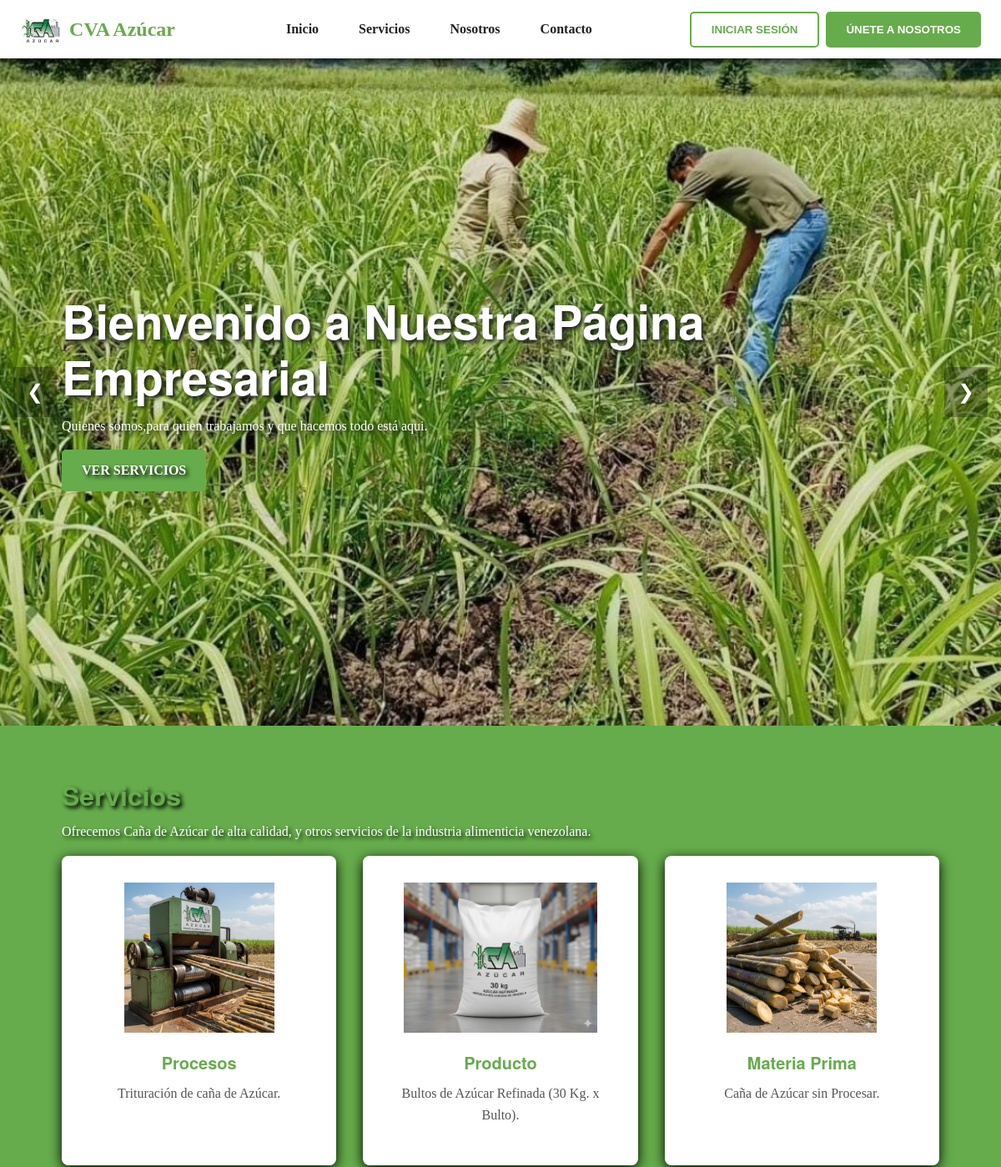
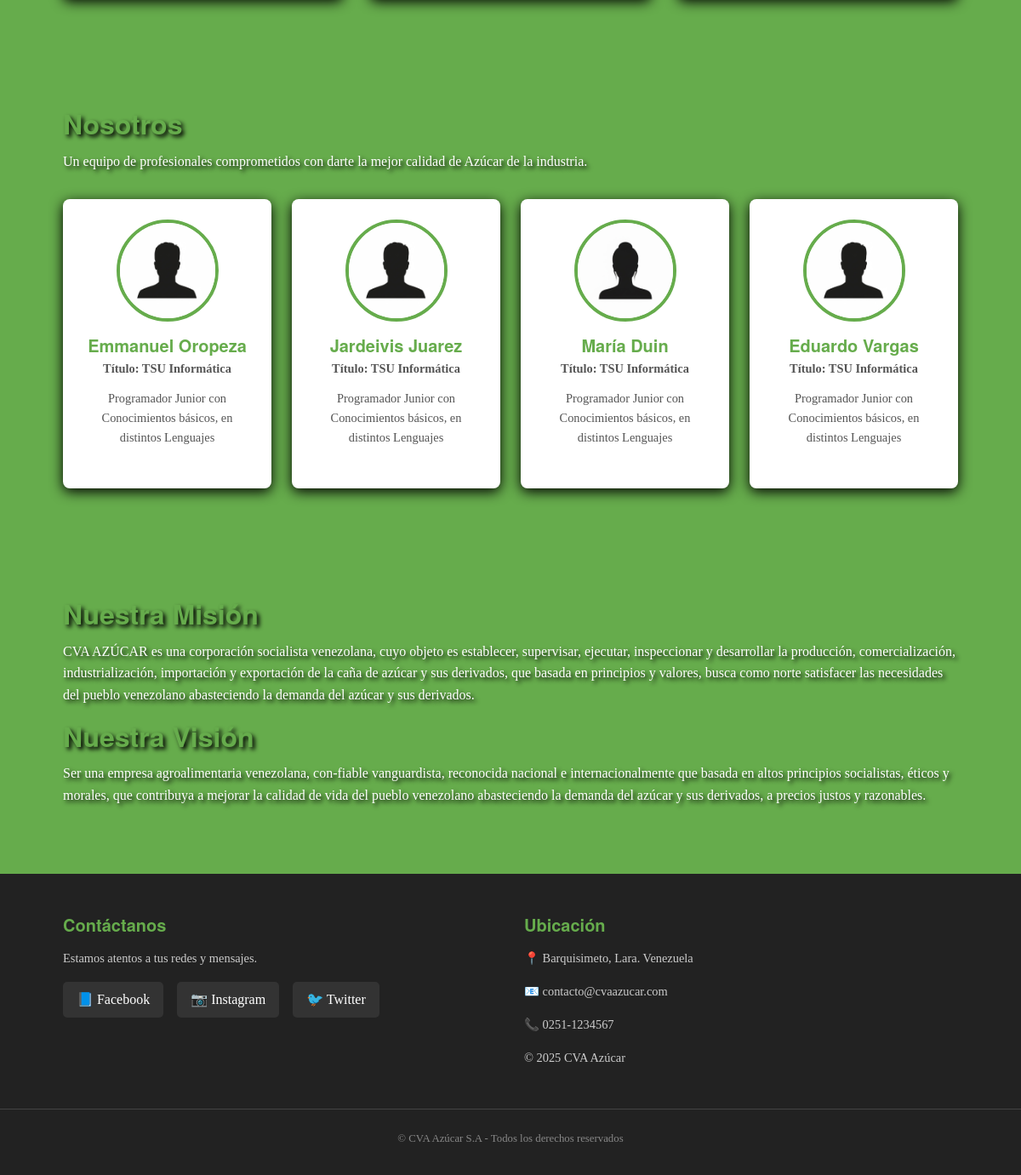
The page / on the database its author committed (2 pictures, top to bottom).
### tables this page shows
CREATE TABLE `servicios` (
  `id_servicio` int(11) NOT NULL,
  `titulo` varchar(100) NOT NULL,
  `descripcion_servicio` text DEFAULT NULL,
  `imagen_url` varchar(255) DEFAULT NULL,
  `activo` tinyint(1) DEFAULT 1
);

CREATE TABLE `configuracion_web` (
  `id_configuracion` int(11) NOT NULL,
  `color_principal` varchar(20) DEFAULT '#66AC4C',
  `color_texto_header` varchar(20) DEFAULT '#ffffff',
  `titulo_sitio` varchar(100) DEFAULT 'CVA Azúcar',
  `mision_texto` text DEFAULT NULL,
  `vision_texto` text DEFAULT NULL,
  `telefono` varchar(20) DEFAULT '0251-1234567',
  `email_contacto` varchar(50) DEFAULT 'contacto@cvaazucar.com'
);

### index.php (called while the page is built, shortened)
<?php
require_once 'modelos/ModeloServicios.php';
require_once 'modelos/ModeloConfiguracion.php';
$modeloServicios = new ModeloServicios();
$lista_servicios_publicos = $modeloServicios->obtenerServicios();
$modeloConfig = new ModeloConfiguracion();
$config = $modeloConfig->obtenerConfiguracion();
include 'vistas/home_vista.php';
?>

### db/db.php (called while the page is built, shortened)
<?php
class Conectar {
    public static function conexion() {
        $conexion = new mysqli("localhost", "root", "", "cva_azucar_db");
        $conexion->query("SET NAMES 'utf8'");
        return $conexion;
    }
}
?>

### modelos/ModeloServicios.php (called while the page is built, shortened)
<?php
require_once __DIR__ . '/../db/db.php';
class ModeloServicios {
    private $db;
    public function __construct() {
        $this->db = Conectar::conexion();
    }
    public function obtenerServicios() {
        $sql = "SELECT * FROM servicios ORDER BY id_servicio DESC";
        $resultado = $this->db->query($sql);
        $datos = [];
        if ($resultado && $resultado->num_rows > 0) {
            while ($row = $resultado->fetch_assoc()) {
                $datos[] = $row;
            }
        }
        return $datos;
    }
}
?>

### modelos/ModeloConfiguracion.php (called while the page is built, shortened)
<?php
require_once __DIR__ . '/../db/db.php';
class ModeloConfiguracion {
    private $db;
    public function __construct() {
        $this->db = Conectar::conexion();
    }
    public function obtenerConfiguracion() {
        $sql = "SELECT * FROM configuracion_web WHERE id_configuracion = 1";
        $resultado = $this->db->query($sql);
        return $resultado->fetch_assoc();
    }
}
?>

### vistas/home_vista.php (the view, shortened to what this page needs)
<!DOCTYPE html>
<html lang="es">
<head>
    <link rel="stylesheet" href="Assets/Css/Style.css">
</head>
<body>
    <header>
        <nav class="main-nav" aria-label="Menú principal">
            <section class="brand">
                <img src="Assets/Images/logo.jpeg" alt="Logo CVA Azúcar">
                <span>CVA Azúcar</span>
            </section>
            <ul class="nav-list">
                <li><a href="#inicio">Inicio</a></li>
                <li><a href="#servicios">Servicios</a></li>
                <li><a href="#nosotros">Nosotros</a></li>
                <li><a href="#contacto">Contacto</a></li>
            </ul>
            <section class="nav-iconos-derecha">
                <section class="menu-auth">
                    <?php if (isset($_SESSION['id_usuario'])) { ?>
                        <section class="profile-container">
                            <section class="profile-avatar" onclick="toggleProfileMenu()">
                                <img src="Assets/Images/Hombre.jpg" alt="Perfil">
                            </section>
                            <section class="profile-dropdown" id="profileDropdown">
                                <section class="dropdown-header">
                                    <strong><?php echo $_SESSION['nombre']; ?></strong>
                                    <span class="badge-rol">
                                        <?php echo ($_SESSION['rol'] == 1) ? 'SuperUsuario' : (($_SESSION['rol'] == 2) ? 'Admin' : 'Usuario'); ?>
                                    </span>
                                </section>
                                <hr>
                                <a href="controladores/panel.php">
                                    <i class="fas fa-columns"></i> Ir al Panel
                                </a>
                                <a href="controladores/logout.php" class="link-logout">
                                    <i class="fas fa-sign-out-alt"></i> Cerrar Sesión
                                </a>
                            </section>
                        </section>
                    <?php } else { ?>
                        <button id="btn-mostrar-login" class="btn btn-secundario">Iniciar Sesión</button>
                        <button id="btn-mostrar-registro" class="btn">Únete a nosotros</button>
                    <?php } ?>
                </section>
            </section>
        </nav>
    </header>
    <main>
        <section id="inicio" class="section hero-carrusel">
            <section class="carrusel-container">
                <section class="carrusel activo">
                    <section class="container">
                        <h1 class="text-border">Bienvenido a Nuestra Página Empresarial</h1>
                        <p class="text-border">Quienes somos,para quien trabajamos y que hacemos todo está aqui.</p>
                        <a class="btn" href="#servicios">Ver servicios</a>
                    </section>
                </section>
            </section>
            <button class="carrusel-control siguiente" aria-label="Siguiente">&#10095;</button>
            <button class="carrusel-control anterior" aria-label="Retroceder">&#10094;</button>
        </section>
        <section id="servicios" class="section">
            <section class="container">
                <h2>Servicios</h2>
                <p>Ofrecemos Caña de Azúcar de alta calidad, y otros servicios de la industria alimenticia venezolana.</p>
                <section class="cards">
                    <?php
                    if (!empty($lista_servicios_publicos)) {
                        foreach ($lista_servicios_publicos as $servicio) {
                    ?>
                        <article class="card">
                            <img src="<?php echo str_replace('../', '', $servicio['imagen_url']); ?>" alt="..." class="card-img">
                            <section class="card-content">
                                <h3><?php echo $servicio['titulo']; ?></h3>
                                <p><?php echo $servicio['descripcion_servicio']; ?></p>
                            </section>
                        </article>
                    <?php
                        }
                    } else {
                        echo "<p>No hay servicios disponibles en este momento.</p>";
                    }
                    ?>
                    </section>
            </section>
        </section>
        <section id="nosotros" class="section">
            <section class="container">
                <h2>Nosotros</h2>
                <p>Un equipo de profesionales comprometidos con darte la mejor calidad de Azúcar de la industria.</p>
                <section class="nosotros-contenedor">
                    <article class="nosotros-tarjeta">
                        <img src="Assets/Images/Hombre.jpg" alt="Emmanuel Oropeza" class="nosotros-imagen">
                        <article class="Nosotros-info">
                            <h3 class="nosotros-nombre">Emmanuel Oropeza</h3>
                            <p class="nosotros-puesto">Título: TSU Informática</p>
                            <p class="nosotros-descripcion">Programador Junior con Conocimientos básicos, en distintos Lenguajes</p>
                        </article>
                    </article>
                    <article class="nosotros-tarjeta">
                        <img src="Assets/Images/Hombre.jpg" alt="Jardeivis Juarez" class="nosotros-imagen">
                        <article class="Nosotros-info">
                            <h3 class="nosotros-nombre">Jardeivis Juarez</h3>
                            <p class="nosotros-puesto">Título: TSU Informática</p>
                            <p class="nosotros-descripcion">Programador Junior con Conocimientos básicos, en distintos Lenguajes</p>
                        </article>
                    </article>
                    <article class="nosotros-tarjeta">
                        <img src="Assets/Images/Mujer.jpg" alt="María Duin" class="nosotros-imagen">
                        <article class="Nosotros-info">
                            <h3 class="nosotros-nombre">María Duin</h3>
                            <p class="nosotros-puesto">Título: TSU Informática</p>
                            <p class="nosotros-descripcion">Programador Junior con Conocimientos básicos, en distintos Lenguajes</p>
                        </article>
                    </article>
                    <article class="nosotros-tarjeta">
                        <img src="Assets/Images/Hombre.jpg" alt="Eduardo Vargas" class="nosotros-imagen">
                        <article class="Nosotros-info">
                            <h3 class="nosotros-nombre">Eduardo Vargas</h3>
                            <p class="nosotros-puesto">Título: TSU Informática</p>
                            <p class="nosotros-descripcion">Programador Junior con Conocimientos básicos, en distintos Lenguajes</p>
                        </article>
                    </article>
                </section>
            </section>
        </section>
        <section class="section">
            <section class="container">
                <h2>Nuestra Misión</h2>
                <p>CVA AZÚCAR es una corporación socialista venezolana, cuyo objeto es establecer, supervisar, ejecutar, inspeccionar y desarrollar la producción, comercialización, industrialización, importación y exportación de la caña de azúcar y sus derivados, que basada en principios y valores, busca como norte satisfacer las necesidades del pueblo venezolano abasteciendo la demanda del azúcar y sus derivados.</p>
                <h2>Nuestra Visión</h2>
                <p>Ser una empresa agroalimentaria venezolana, con-fiable vanguardista, reconocida nacional e internacionalmente que basada en altos principios socialistas, éticos y morales, que contribuya a mejorar la calidad de vida del pueblo venezolano abasteciendo la demanda del azúcar y sus derivados, a precios justos y razonables.</p>
            </section>
        </section>
    </main>
    <footer id="contacto">
        <section class="container footer-content">
            <section class="footer-section">
                <h3>Contáctanos</h3>
                <p>Estamos atentos a tus redes y mensajes.</p>
                <section class="social-links">
                    <a href="https://youtu.be/xvFZjo5PgG0?si=ALr2fVAo-_8J5WgD" class="social-link btn-rickroll">📘 Facebook</a>
                    <a href="https://youtu.be/xvFZjo5PgG0?si=ALr2fVAo-_8J5WgD" class="social-link btn-rickroll">📷 Instagram</a>
                    <a href="https://youtu.be/xvFZjo5PgG0?si=ALr2fVAo-_8J5WgD" class="social-link btn-rickroll">🐦 Twitter</a>
                </section>
            </section>
            <section class="footer-section">
                <h3>Ubicación</h3>
                <p>📍 Barquisimeto, Lara. Venezuela</p>
                <p>📧 <?php echo $config['email_contacto']; ?></p>
                <p>📞 <?php echo $config['telefono']; ?></p>
                <p>&copy; <span id="year"></span> <?php echo $config['titulo_sitio']; ?></p>
            </section>
        </section>
        <section class="footer-copyright">
            <p>&copy; <span id="year"></span> CVA Azúcar S.A - Todos los derechos reservados</p>
        </section>
    </footer>
</body>
</html>

### rows shown on the page
servicios: imagen_url (picture), titulo "Procesos", descripcion_servicio "Trituración de caña de Azúcar."
servicios: imagen_url (picture), titulo "Producto", descripcion_servicio "Bultos de Azúcar Refinada (30 Kg. x Bulto)."
servicios: imagen_url (picture), titulo "Materia Prima", descripcion_servicio "Caña de Azúcar sin Procesar."
configuracion_web: email_contacto "contacto@cvaazucar.com", telefono "0251-1234567", titulo_sitio "CVA Azúcar"
